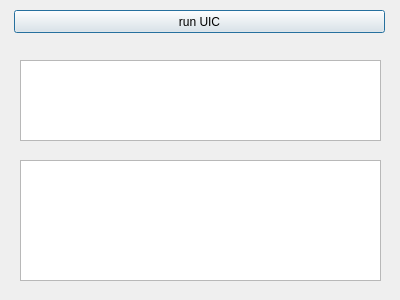
<?xml version="1.0" encoding="UTF-8"?>
<ui version="4.0">
 <class>ProcessDialog</class>
 <widget class="QDialog" name="ProcessDialog">
  <property name="geometry">
   <rect>
    <x>0</x>
    <y>0</y>
    <width>400</width>
    <height>300</height>
   </rect>
  </property>
  <property name="windowTitle">
   <string>ProcessDialog</string>
  </property>
  <widget class="QPushButton" name="uicButton">
   <property name="geometry">
    <rect>
     <x>14</x>
     <y>10</y>
     <width>371</width>
     <height>23</height>
    </rect>
   </property>
   <property name="text">
    <string>run UIC</string>
   </property>
  </widget>
  <widget class="QTextEdit" name="textEdit">
   <property name="geometry">
    <rect>
     <x>20</x>
     <y>60</y>
     <width>361</width>
     <height>81</height>
    </rect>
   </property>
  </widget>
  <widget class="QPlainTextEdit" name="plainTextEdit">
   <property name="geometry">
    <rect>
     <x>20</x>
     <y>160</y>
     <width>361</width>
     <height>121</height>
    </rect>
   </property>
  </widget>
 </widget>
 <layoutdefault spacing="6" margin="11"/>
 <resources/>
 <connections/>
</ui>
